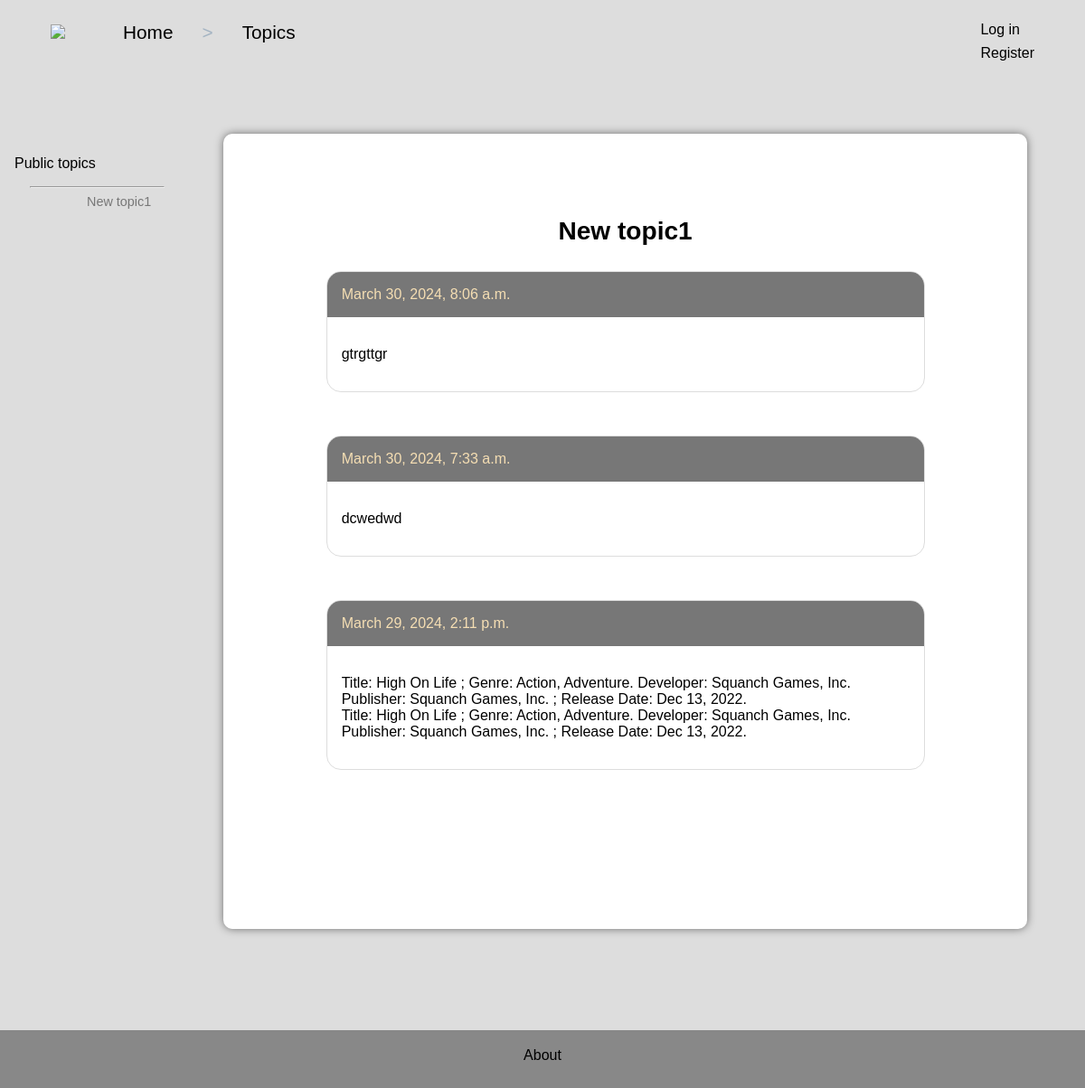
Page /blog/topics/1/ on the earlier database version.
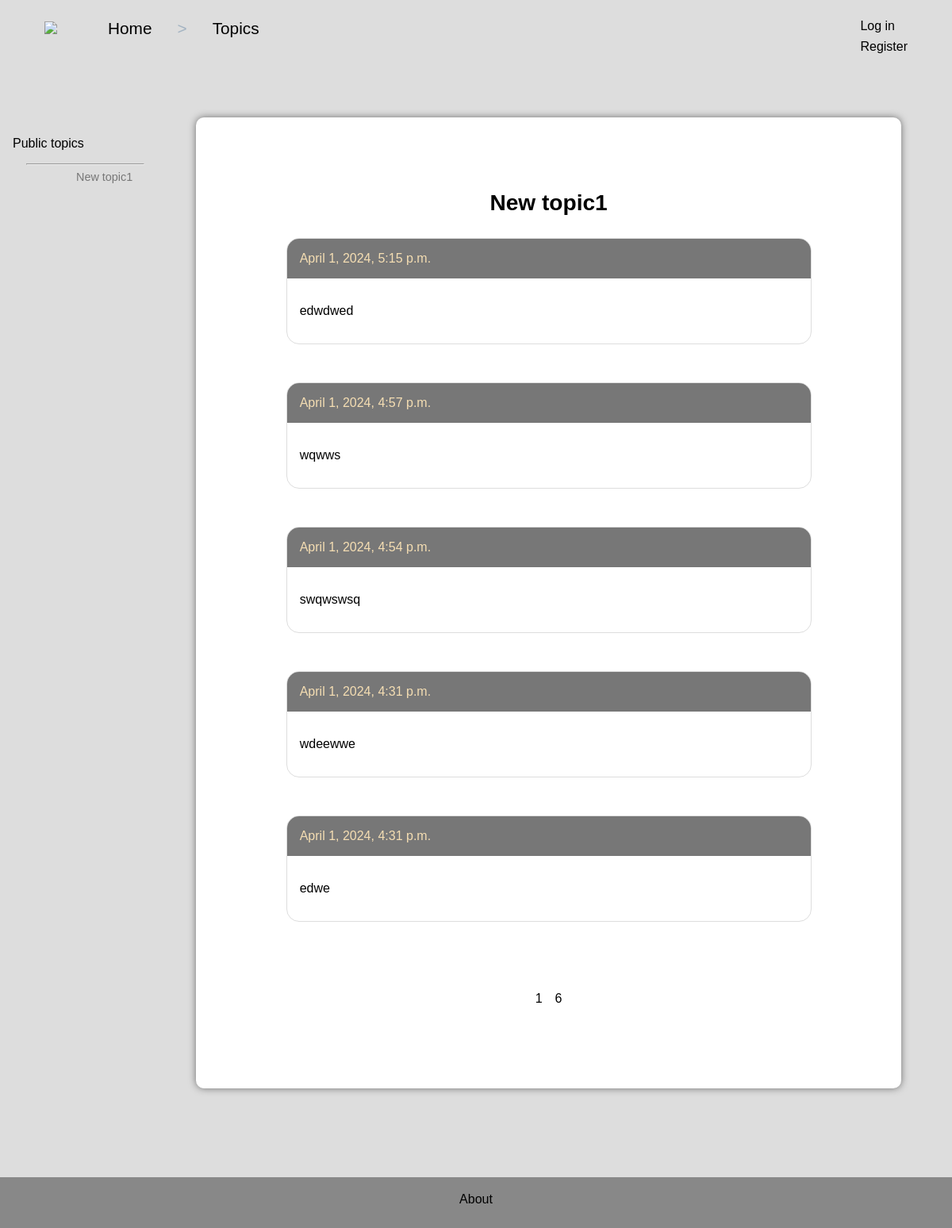
Same page on the later database version.
### blog/models.py (models this page shows, shortened)
class Topic(models.Model):
    class Permissions(models.IntegerChoices):
        PRIVATE = 0
        GROUP = 1
        FOR_ALL = 2
    text = models.CharField(max_length=200)
    user = models.ForeignKey(User, on_delete=models.CASCADE, related_name='topics')
    permision = models.IntegerField(choices=Permissions, default=Permissions.PRIVATE)
    def __str__(self):
        return self.text

class Entry(models.Model):
    text = models.TextField()
    topic = models.ForeignKey(Topic, on_delete=models.CASCADE,related_name='entries')
    date_added = models.DateTimeField(auto_now_add=True)
    scores = models.BigIntegerField(null=True)
    score_num = models.IntegerField(null=True)

### blog/views.py (the view)
# urls.py: path('topics/<int:topic_id>/', views.show_topic, name='show_topic'),
def show_topic(request, topic_id, topic_start = 0, per_page=5):
    num_list = []
    topic = get_object_or_404(Topic, pk=topic_id)
    (pub_topics, user_topics, friends_topics) = get_topics_data(request)
    entries_num = topic.entries.count()
    if entries_num / per_page >= 2:
        num_list = [i+1 for i in range(0, entries_num-1, per_page)]
    else:
        per_page = entries_num
    entries = topic.entries.order_by('-date_added')[topic_start:topic_start+per_page]
    return render(request, 'blog/show_topic.html', {
        'topic':topic,
        'entries':entries,
        'user_aside_topics':user_topics[:7],
        'friends_aside_topics':friends_topics[:7],
        'pub_aside_topics': pub_topics[:7],
        'num_list':num_list
    })

### blog/views.py (called while the page is built, shortened)
def get_topics_data(request):
    user_topics = []
    friends_topics = []
    pub_topics = Topic.objects.filter(permision=Topic.Permissions.FOR_ALL)
    return (pub_topics or [], user_topics, friends_topics)

### blog/templates/blog/show_topic.html (shortened to what this page needs)
{% extends 'blog/layout.html' %}
{% block header_content %}
    <a href="{% url 'blog:index' %}"> Home </a><span>></span>
    <a href="{% url 'blog:show_topic_list' %}"> Topics </a>
{% endblock header_content %}
{% block main_content %}
    <h3> {{ topic }} </h3>
    {% for entry in entries %}
    <div class="entry">
        <div class="entry-header">
           {{ entry.date_added }}
        </div>
        <div class="entry-text">
           {{ entry.text|linebreaks }}
        </div>
    </div>
    {% empty %}
        <p> There are no entries yet </p>
    {% endfor %}
    <div class="page-selector">
        {% for num in num_list %}
            <a href="{% url 'blog:show_topic_num' topic.id num %}" > {{num}} </a>
        {% endfor %}
    </div>
{% endblock main_content %}

### blog/templates/blog/layout.html (shortened to what this page needs)
{% load static %}
<!DOCTYPE html>
<html lang="en">
<head>
    <link rel="stylesheet" href="{% static 'blog/style.css' %}" >
</head>
<body>
    <div class="header-wrap">
        <div class="header-start">
            <a href="{% url 'blog:index' %}"><img src="{% static 'blog/logo.png' %}"></a>
            {% block header_content %}{% endblock header_content %}
        </div>
        <div class="header-end">
            {% if user.is_authenticated %}
                Hello, {{user.username}}
                <a href="{% url 'users:logout' %}"> Logout </a>
            {% else %}
                <a href="{% url 'users:login' %}" >Log in</a>
                <a href="{% url 'users:register' %}">Register</a>
            {% endif %}
        </div>
    </div>
    <div class="body-wrap">
        <div class="aside-container">
            {% if pub_aside_topics %}
                <p class="aside-title">Public topics</p>
                <hr>
                {% for topic in pub_aside_topics %}
                    <a href="{% url 'blog:show_topic' topic.id %}">{{topic}}</a>
                {% endfor %}
            {% endif %}
        </div>
        <div class="main-container">
            {% block main_content %}{% endblock main_content %}
        </div>
    </div>
    <div class="footer-wrap">
        <a href="{% url 'blog:about' %}">About</a>
    </div>
</body>
</html>

### blog/static/blog/style.css (style rules this page uses)
body { font-family: sans-serif; margin: 0; padding: 0; background-color: #ddd; }
.header-wrap { flex-direction: row; font-size: 1.3rem; display: flex; align-items: baseline; justify-content: center; padding: 1.5rem; }
a { color: black; text-decoration: none; margin: 0 2rem 0.5rem; }
span { color: rgb(163, 179, 194); }
img { max-width: 100px; height: auto; margin-right: auto; }
a { display: block; transition: transform 0.2s ease-in-out; }
.header-start { display: flex; flex-direction: row; align-items: flex-start; }
.body-wrap { display: flex; flex-direction: row; margin: 3rem 0; width: 100%; min-height: 90vh; }
.footer-wrap { background-color: #888; min-height: 4rem; display: flex; width: 100%; flex-direction: row; align-items: center; justify-content: center; }
.aside-container { padding: 0.5rem 1rem; font-size: 0.9rem; }
.aside-container a { color: #777; padding-left: 3rem; }
hr { width: 80%; color: #444; }
.main-container { font-size: 1.5rem; display: flex; align-items: center; flex-direction: column; justify-content: flex-start; flex: 1 1 60%; margin: 0 4rem 4rem 2rem; background-color: white; border-radius: 10px; box-shadow: 0px 0px 10px 0px rgba(0, 0, 0, 0.5); padding: 4rem 2rem; }
.entry { overflow: hidden; width: 80%; border: solid 1px #ddd; margin-bottom: 3rem; border-radius: 1rem; font-size: medium; }
.entry-header { display: flex; align-items: baseline; justify-content: space-between; padding: 1rem; color: wheat; margin: 0; background-color: #777; }
.entry-text { padding: 1rem; }
.header-end { margin-bottom: auto; font-size: 1rem; }
.aside-title { font-size: 1rem; }
.header-end { margin-left: auto; }
.page-selector { font-size: 1rem; display: flex; flex-direction: row; margin: 2rem 0; }
.page-selector a { transform: none; margin: 0.5rem; }

Differences in the rows shown:
no longer on this page (row unchanged): Entry: date_added "March 30, 2024, 8:06 a.m.", text "gtrgttgr"
removed Entry: date_added "March 30, 2024, 7:33 a.m.", text "dcwedwd"
no longer on this page (row unchanged): Entry: date_added "March 29, 2024, 2:11 p.m.", text "Title: High On Life ; Genre: Action, Adventure. Developer: Squanch Games, Inc. Publisher: Squanch Games, Inc. ; Release Date: Dec 13, 2022. Title: High On Life ; Genre: Action, Adventure. Developer: Squanch Games, Inc. Publisher: Squanch Games, Inc. ; Release Date: Dec 13, 2022."
added Entry: date_added "April 1, 2024, 5:15 p.m.", text "edwdwed"
added Entry: date_added "April 1, 2024, 4:57 p.m.", text "wqwws"
added Entry: date_added "April 1, 2024, 4:54 p.m.", text "swqwswsq"
added Entry: date_added "April 1, 2024, 4:31 p.m.", text "wdeewwe"
added Entry: date_added "April 1, 2024, 4:31 p.m.", text "edwe"
Other differences:
new list line: "1"
new list line: "6"
